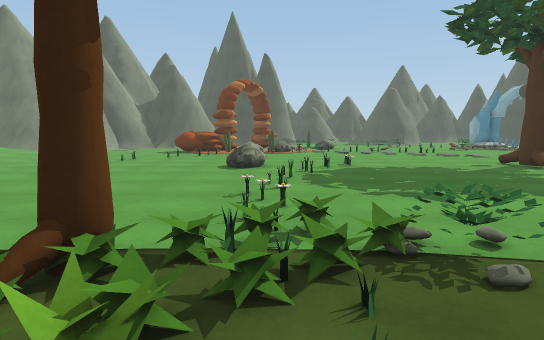
View 1 (above)

23 first-person views from a walk through a 3-D level made in the Unity game engine. The camera is 1.2 m above the floor, tilts 6° down and sees 75° across. The floor is counted in squares, 1 m on a side. Each view is taken from the middle of a square. On the plan, view 1 faces up. The plan holds only what a view shows up to about 14 squares ahead; the rest is blank. The place goes on beyond the plan. Some animated figures are not drawn. Surface patterns are stand-ins for the level's own textures.

View 2
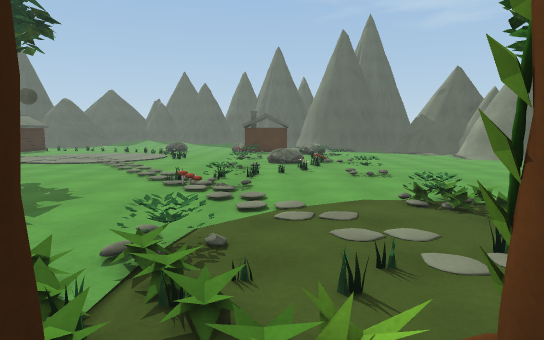

View 3
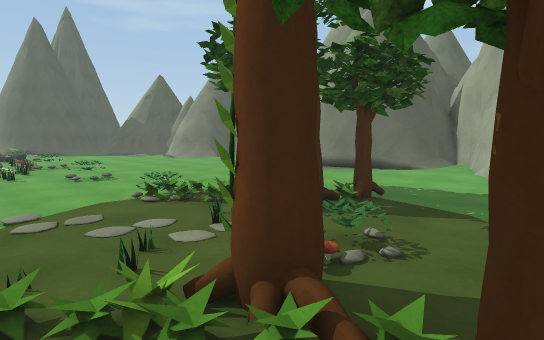

View 4
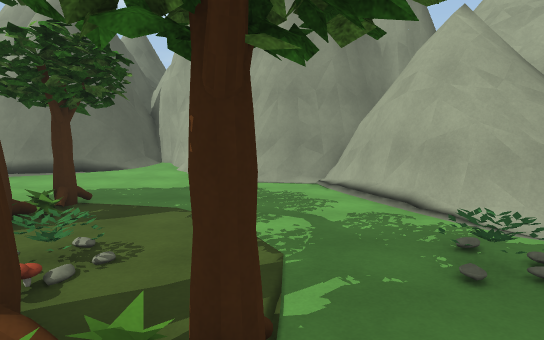

View 5
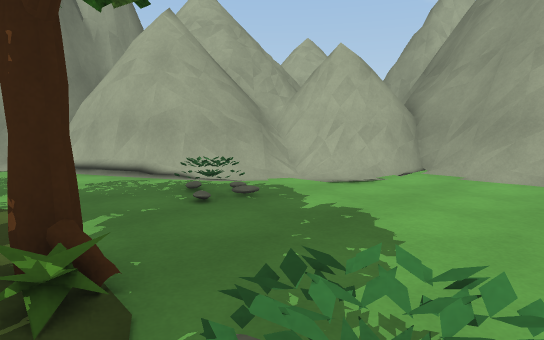

View 6
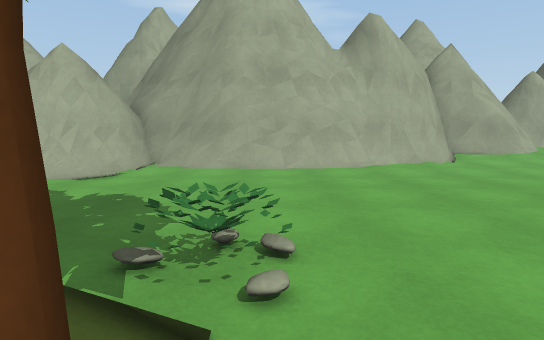

View 7
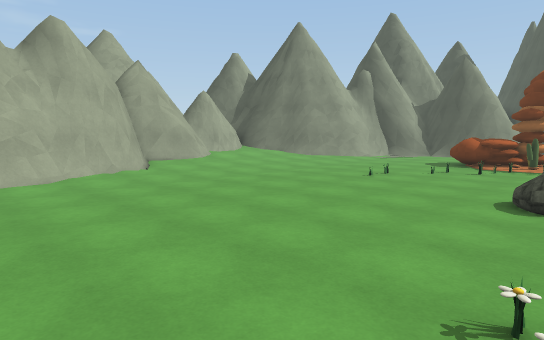

View 8
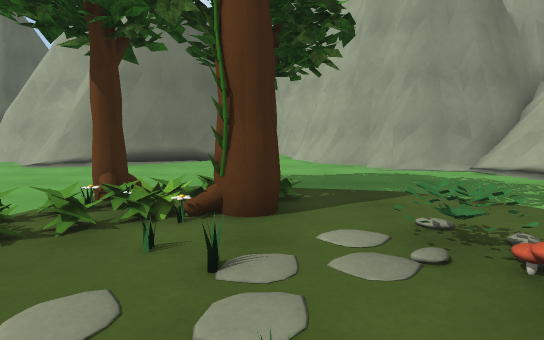

View 9
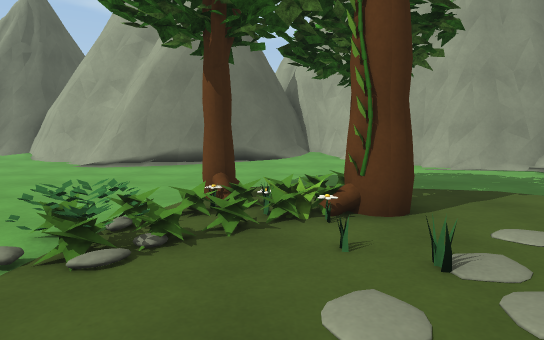

View 10
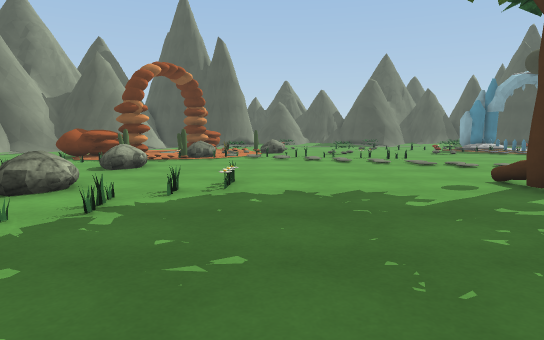

View 11
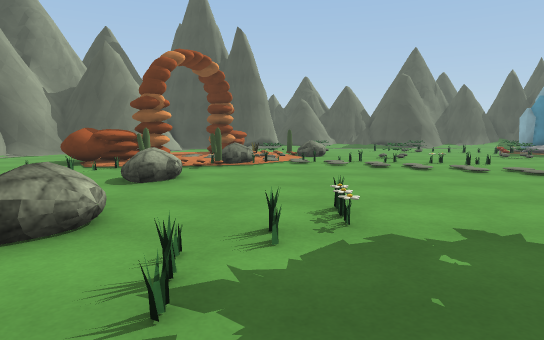

View 12
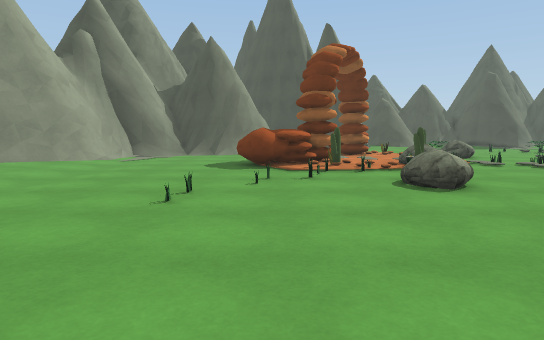

View 13
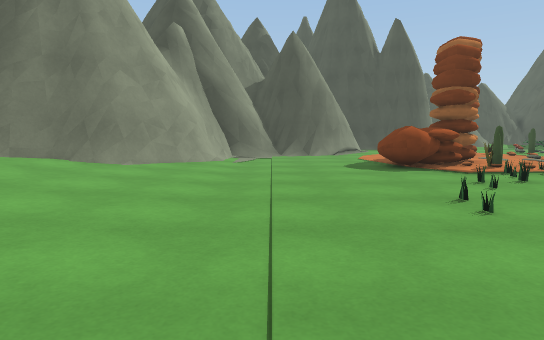

View 14
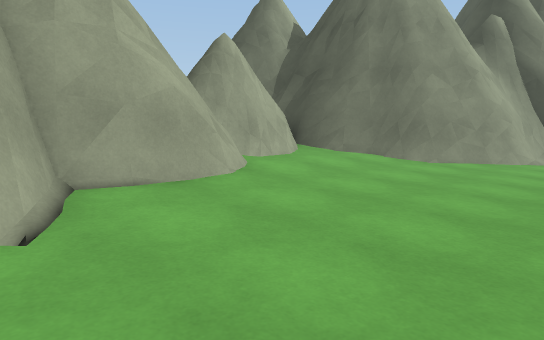

View 15
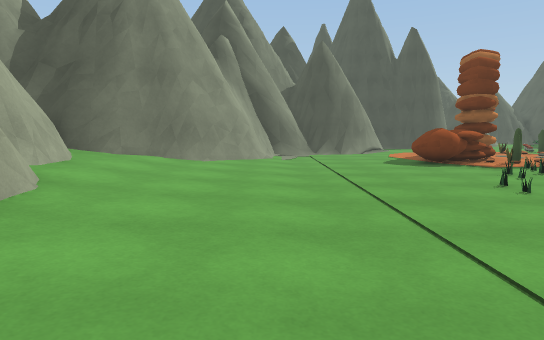

View 16
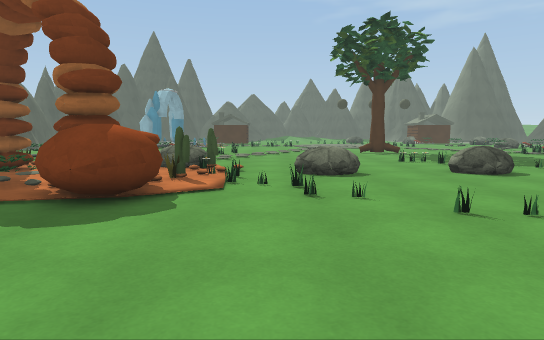

View 17
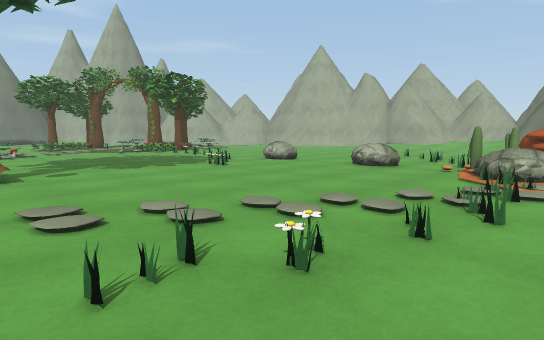

View 18
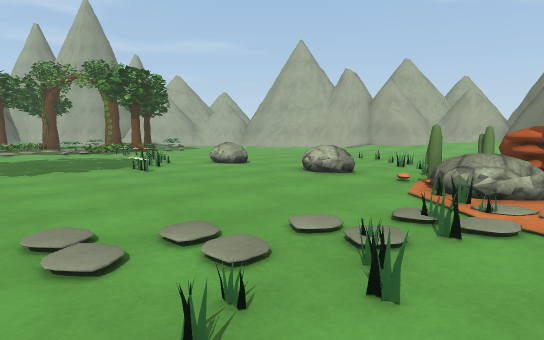

View 19
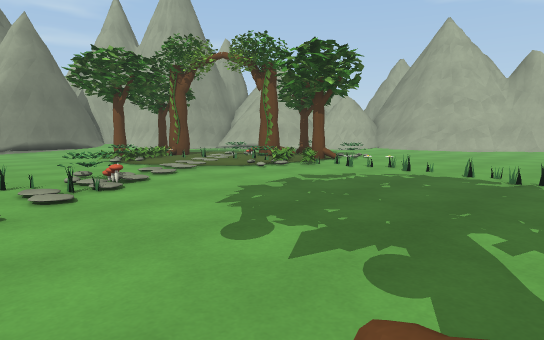

View 20
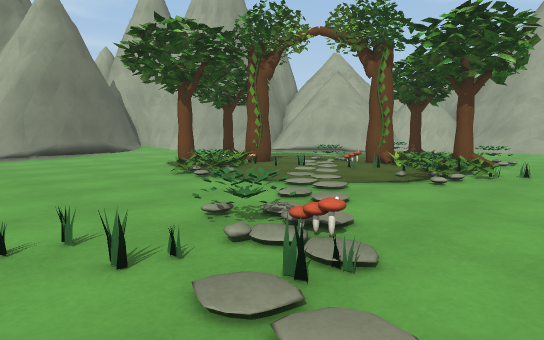

View 21
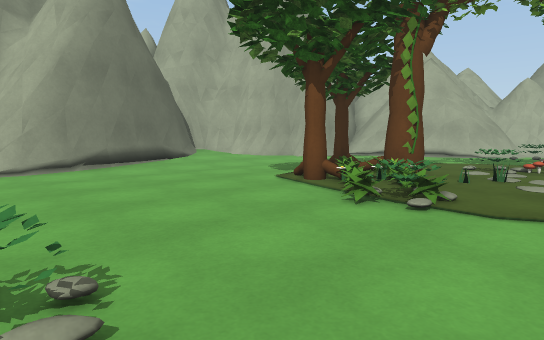

View 22
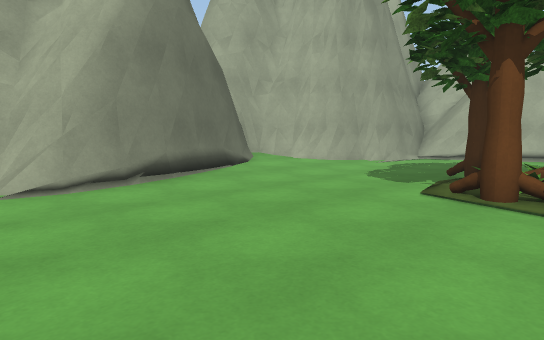

View 23
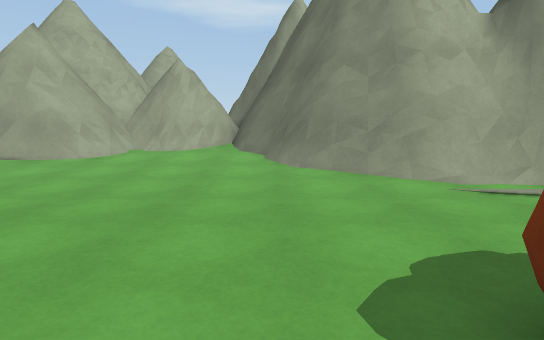

### Floor plan
Key: @ floor where view 1 was taken; # wall or solid block; x gap in a wall; . main floor; : floor 0.25 m higher than the main floor; + floor 0.5 m higher than the main floor; / step, stairs or slope; = window, fence, low wall or low ledge; ^ raised ledge; O other object.
Columns run from 18 left of view 1 to 11 right of it. Each row starts with its distance up from view 1.
 25     ##........# ...   ...... .
 24     ##......^^#O/...///./....
 23    ##.......^^^x/.=O//...///..
 22   ###........^.//.#...../..//.
 21 ###=...........//......../....
 20 ##+/......................../
 19 #+/:.............O..........//
 18 #=::.............O............
 17 #=::..........................
 16 #//:.........................
 15 ###:.........................
 14 ###:.............O...O......#
 13   #:.............O..........#.
 12   #:.............../.........
 11   ##.............../..........
 10    #=............./...........
  9    ##............./...........
  8    ##............./...........
  7    ##=............/...........
  6     ##............/...........
  5     ##....................//..
  4     ##........=././/=..../=./.
  3     ##......../.#.//=.....O.//
  2     ##.........////...........
  1     ##........#.##/...........
  0    ##.........O.##@...........
 -1    ####....=.........../.....=
 -2      ##=...=.....O...//=/....=
 -3       #===.........##//O......
 -4       #####........##/O.......
 -5       #####........#/.#.......
 -6           ##.......#..........
 -7            #..................
 -8            #=.................
 -9            #=.................
-10            ####...............
-11           #######.......###=#.
-12                ###....########

Where each view was taken, in squares from view 1:
view 1: 0 up, 0 right, facing up
view 2: 2 up, 3 left, facing right
view 3: 3 up, 4 left, facing down-right
view 4: 3 up, 4 left, facing down
view 5: 4 up, 3 left, facing down-left
view 6: 4 up, 1 left, facing left
view 7: 4 up, 0 right, facing up-left
view 8: 2 up, 1 right, facing down
view 9: 2 up, 3 right, facing down
view 10: 6 up, 4 right, facing up
view 11: 9 up, 2 right, facing up
view 12: 10 up, 5 left, facing up
view 13: 11 up, 10 left, facing up
view 14: 10 up, 10 left, facing up-left
view 15: 9 up, 12 left, facing up
view 16: 20 up, 12 left, facing right
view 17: 25 up, 11 right, facing down-left
view 18: 25 up, 8 right, facing down-left
view 19: 13 up, 11 right, facing down-left
view 20: 7 up, 11 right, facing down-left
view 21: 1 up, 11 right, facing down-left
view 22: 3 down, 11 right, facing down-left
view 23: 21 up, 4 left, facing left
